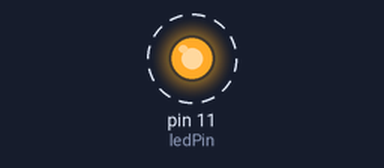
Simulated run of this program. Board: Raspberry Pi (header pin numbers). Parts: output pins drawn as LEDs (lit = HIGH). Dashed ring = blinking. What the program prints to the terminal is not drawn.

Above: at 1.0 s.
Timing chart, 0 to 5.8 s (numbered marks = the images above):
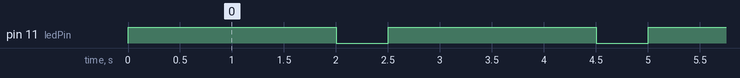

Measured:
- by itself, pin 11 (ledPin): alternates HIGH for 2.0 s and LOW for 0.50 s

The program:

blink.py
```python
import RPi.GPIO as GPIO
import time

ledPin = 11 # define LED Pin

def setup():
    GPIO.setmode(GPIO.BOARD) # use physical GPIO numbering
    GPIO.setup(ledPin, GPIO.OUT) # set the LED pin to OUTPUT mode
    GPIO.output(ledPin, GPIO.LOW) # make LED pin output LOW level
    print ('using pin%d'%ledPin)

def loop():
    while True:
        GPIO.output(ledPin, GPIO.HIGH) # make ledPin output HIGH level to turn on led
        print ('led turned on >>>') # print information on terminal
        time.sleep(2) # Wait for 1 second
        GPIO.output(ledPin, GPIO.LOW)
        print ('led turned off <<<') # make ledPin output LOW level to turn off led
        time.sleep(.5) # Wait for 1 second

def destroy():
    GPIO.cleanup() # release all GPIO

if __name__ == '__main__':
    print('Program is starting ... \n')
    setup()
    try:
        loop()
    except KeyboardInterrupt:
        destroy()
```
